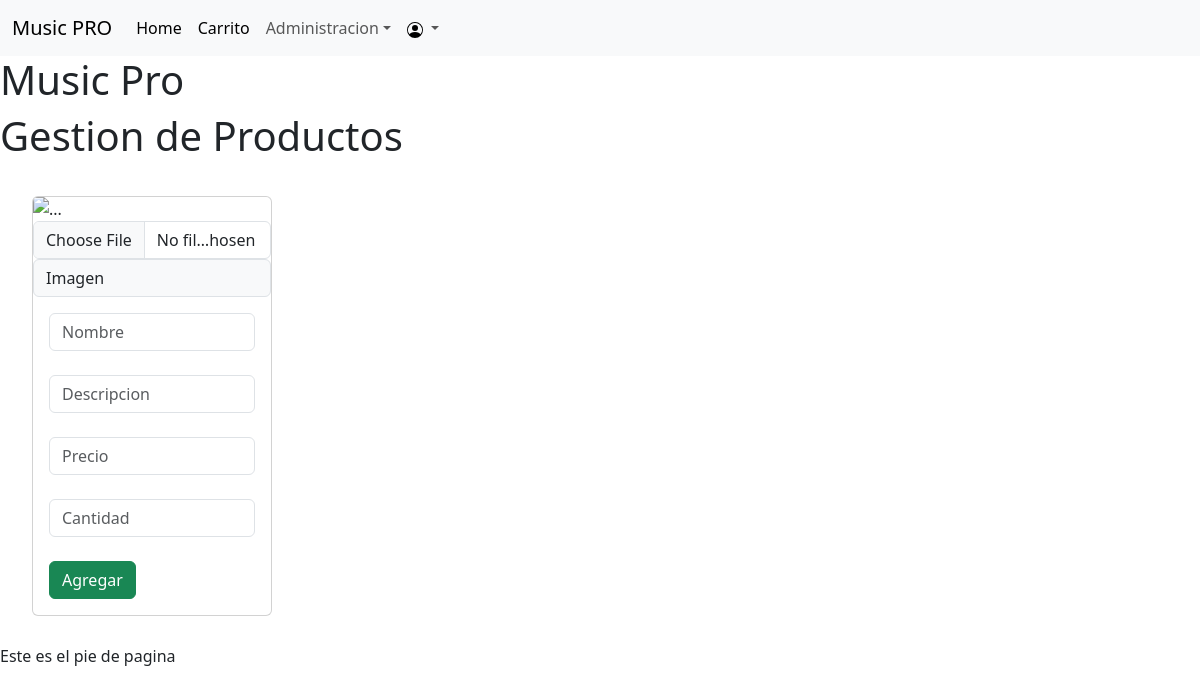
Page /gestionProductos/ on the earlier database version.
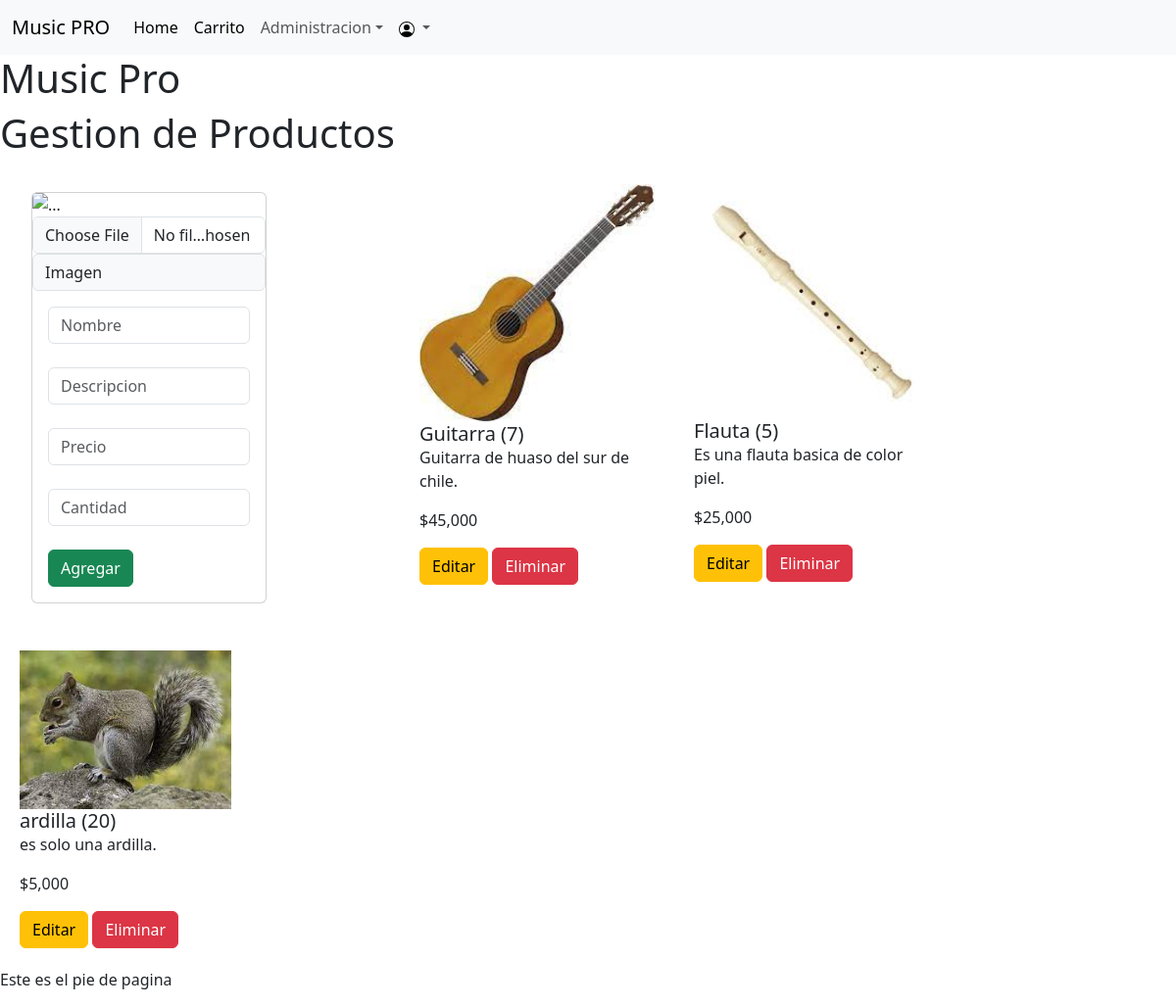
Same page on the later database version.
### MusicPro/models.py (models this page shows, shortened)
class Producto(models.Model):
    id = models.AutoField(primary_key=True, unique=True)
    nombre = models.CharField(max_length=50)
    precio = models.IntegerField()
    descripcion = models.TextField()
    imagen = models.ImageField(upload_to='productos', null=True)
    cantidad = models.IntegerField(default=0)

### MusicPro/views.py (the view)
# urls.py: path('gestionProductos/', views.gestionProductos),
def gestionProductos(request):
    productos = Producto.objects.all()
    return render(request, 'gestionProductos.html', {'productos': productos})

### MusicPro/templates/gestionProductos.html (shortened to what this page needs)
{% extends "baseHome.html" %}
{% load static %}
{% block content %}
{% load humanize %}
<h1>Gestion de Productos</h1>
<div class="row">
    <div class="col-sm-12 col-md-6 col-lg-4 col-xl-4">
        <div class="container py-2" >
            <div class="card" style="width: 15rem; margin: 20px;">
                <img src="" class="card-img-top" alt="...">
                <form action="/registrarProducto/" method="POST">
                    <div class="form-group">
                        <input type="file" class="form-control" id="txtImagen">
                        <label class="input-group-text" for="inputGroupFile02">Imagen</label>
                    </div>
                    <div class="card-body">
                        <div>
                            <div class="form-group">
                                <input type="text" id="txtNombre" name="txtNombre" class="form-control" placeholder="Nombre" minlength="1" maxlength="50" required>
                            </div>
                            <br>
                            <div class="form-group">
                                <input type="textarea" id="txtDescripcion" name="txtDescripcion" class="form-control" placeholder="Descripcion" minlength="1" maxlength="80" required>
                            </div>
                            <br>
                            <div class="form-group">
                                <input type="number" id="txtPrecio" name="txtPrecio" class="form-control" placeholder="Precio" minlength="1" maxlength="7" required>
                            </div>
                            <br>
                            <div class="form-group">
                                <input type="number" id="txtCantidad" name="txtCantidad" class="form-control" placeholder="Cantidad" required>
                            </div>
                        </div>
                        <br>
                        <button type="submit" class="btn btn-success btn-block" >Agregar</button>
                    </div>
                </form>
            </div>
        </div>
    </div>
    <div class="d-flex col-sm-12 col-md-6 col-lg-8 col-xl-8">
        <div class="row-2">
            {% for p in productos %}
            <div class="card-responsive" style="width: 15rem; margin: 20px;">
                {% if p.imagen %}
                <img src="{{p.imagen.url}}" class="card-img-top" alt="...">
                {% endif %}
                <div class="card-body">
                    <h5 class="card-title">{{p.nombre}} ({{p.cantidad}})</h5>
                    <p class="card-text">{{p.descripcion}}</p>
                    <p class="price">${{ p.precio | intcomma }}</p>
                    <button type="button" class="btn btn-warning" aria-label="Editar">Editar</button>
                    <button type="submit" class="btn btn-danger btnEliminacion" aria-label="Eliminar">Eliminar</button>
                </div>
            </div>
        </div>
            {% endfor %}
    </div>
</div>
{% endblock %}

### MusicPro/templates/baseHome.html (shortened to what this page needs)
{% load static %}
<!DOCTYPE html>
<html lang="en">
<head>
    <link type='text/css' href='{% static "css\baseBarraNavegacion.css" %}' rel='stylesheet'/>
    <link href="https://cdn.jsdelivr.net/npm/bootstrap@5.3.0-alpha3/dist/css/bootstrap.min.css" rel="stylesheet">
    <link rel="stylesheet" href="{% static 'css\baseBarraNavegacion.css' %}">
    <link rel="stylesheet" href="{% static 'css\navbar.css' %}">
</head>
<body>
    {% include "baseBarraNavegacion.html" %}
    <h1>Music Pro</h1>
    {% block content %}
    {% endblock %}
    <p>Este es el pie de pagina</p>
</body>
</html>

### MusicPro/templates/baseBarraNavegacion.html (shortened to what this page needs)
{% load static %}
<!DOCTYPE html>
<body>
    <nav class="navbar navbar-expand-lg bg-body-tertiary" id="navbar">
        <div class="container-fluid">
          <a class="navbar-brand" href="../">Music PRO</a>
          <div class="collapse navbar-collapse" id="navbarSupportedContent">
            <ul class="navbar-nav me-auto mb-2 mb-lg-0">
              <li class="nav-item">
                <a class="nav-link active" aria-current="page" href="../">Home</a>
              </li>
              <li class="nav-item">
                <a class="nav-link active" aria-current="page" href="../carrito/">Carrito</a>
              </li>
              <li class="nav-item dropdown">
                <a class="nav-link dropdown-toggle" href="#" role="button" data-bs-toggle="dropdown" aria-expanded="false">Administracion</a>
              </li>
              <li class="nav-item dropdown">
                <a class="nav-link dropdown-toggle" href="#" role="button" data-bs-toggle="dropdown" aria-expanded="false">
                  <img src="{% static 'img/Icon/user.svg' %}" alt="">
                </a>
              </li>
            </ul>
          </div>
        </div>
      </nav>
</body>
</html>

### MusicPro/static/css/navbar.css (style rules this page uses)
#navbar { background-color: #120f0f; }

Differences in the rows shown:
added Producto: imagen (picture), nombre "Guitarra", cantidad "7", descripcion "Guitarra de huaso del sur de chile.", precio "45,000"
added Producto: imagen (picture), nombre "Flauta", cantidad "5", descripcion "Es una flauta basica de color piel.", precio "25,000"
added Producto: imagen (picture), nombre "ardilla", cantidad "20", descripcion "es solo una ardilla.", precio "5,000"
